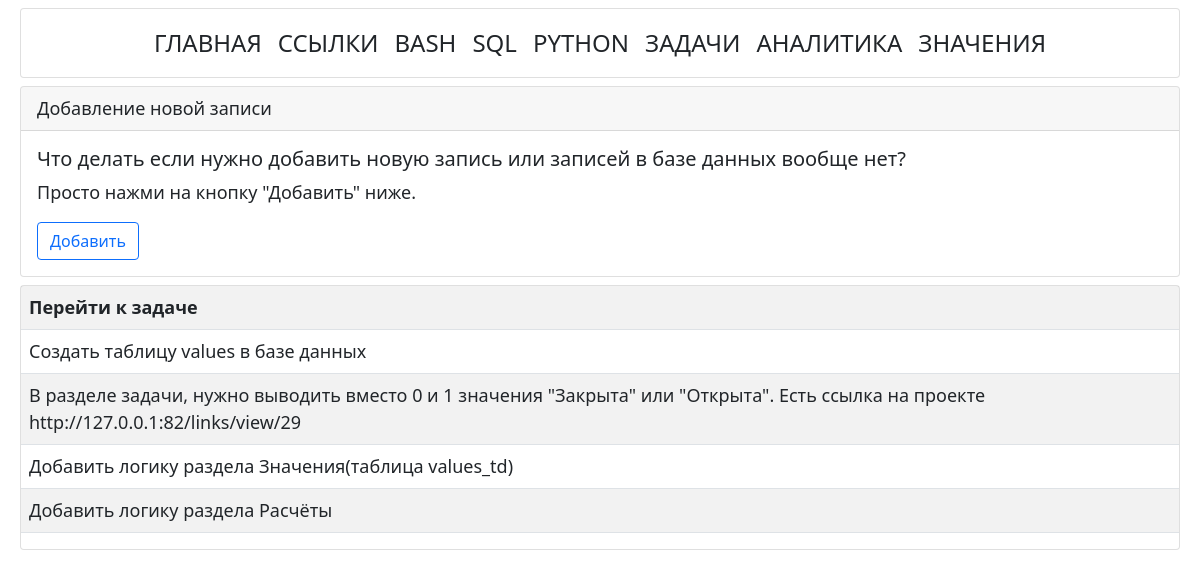
/tasks, run on an earlier commit of the app's database.
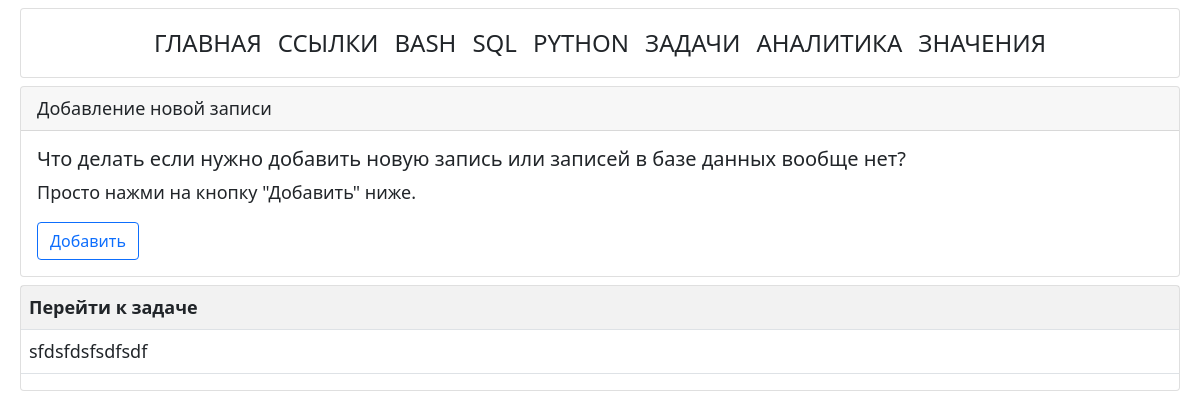
And on a later commit of the database.
### tables this page shows
CREATE TABLE [tasks] ( 
[task_id] INTEGER PRIMARY KEY AUTOINCREMENT,
  [task_name] TEXT NOT NULL);

### app.py (the view)
@app.route("/tasks")
def get_tasks_list():
    conn = connect.get_db_connection()
    tasks_list = conn.execute("SELECT * FROM tasks ORDER BY task_id DESC").fetchall()
    conn.close()
    return render_template("tasks/tasks_list.html",
                           tasks_list=tasks_list,
                           )

### modules/connect.py (called while the page is built)
def get_db_connection():
    db_path = os.path.join(BASE_DIR, '../database.db')
    conn = sqlite3.connect(db_path)
    conn.row_factory = sqlite3.Row
    return conn

### templates/tasks/tasks_list.html (shortened to what this page needs)
{% extends "base.html" %}
{% block content %}
<div class="card m-2">
   <div class="card-header">
      Добавление новой записи
   </div>
   <div class="card-body">
      <h5 class="card-title">Что делать если нужно добавить новую запись или записей в базе данных вообще нет?</h5>
      <p class="card-text">Просто нажми на кнопку "Добавить" ниже.</p>
      <a class="btn btn-outline-primary" href="{{ url_for('new_task') }}">Добавить</a>
   </div>
</div>
<div class="card m-2">
   <table class="table table-striped">
      <tr>
         <th>Перейти к задаче</th>
      </tr>
      {% for tasks_list in tasks_list %}
      <tr>
         <td><a href="{{ url_for('get_post_task', task_id=tasks_list['task_id']) }}">{{ tasks_list['task_name']
               }}</a></td>
      </tr>
      {% endfor %}
   </table>
</div>
{% endblock %}

What changed in the data, as far as the page shows it:
removed tasks: task_name "Создать таблицу values в базе данных"
removed tasks: task_name "В разделе задачи, нужно выводить вместо 0 и 1 значения \"Закрыта\" или \"Открыта\". Есть ссылка на проекте http://127.0.0.1:82/links/view/29"
removed tasks: task_name "Добавить логику раздела Значения(таблица values_td)"
removed tasks: task_name "Добавить логику раздела Расчёты"
added tasks: task_name "sfdsfdsfsdfsdf"
